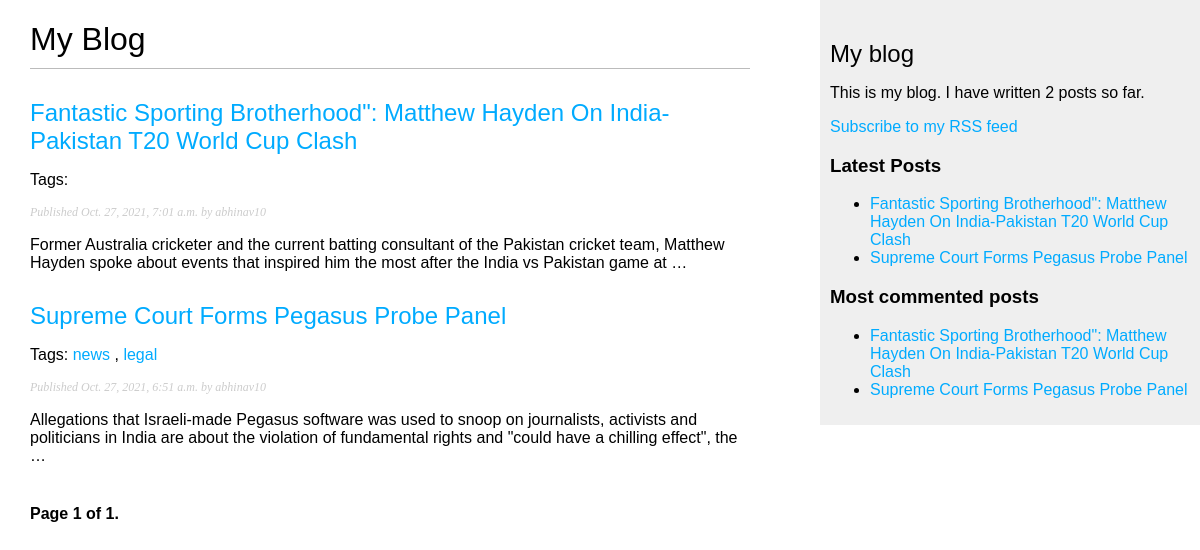
/, run on an earlier commit of the app's database.
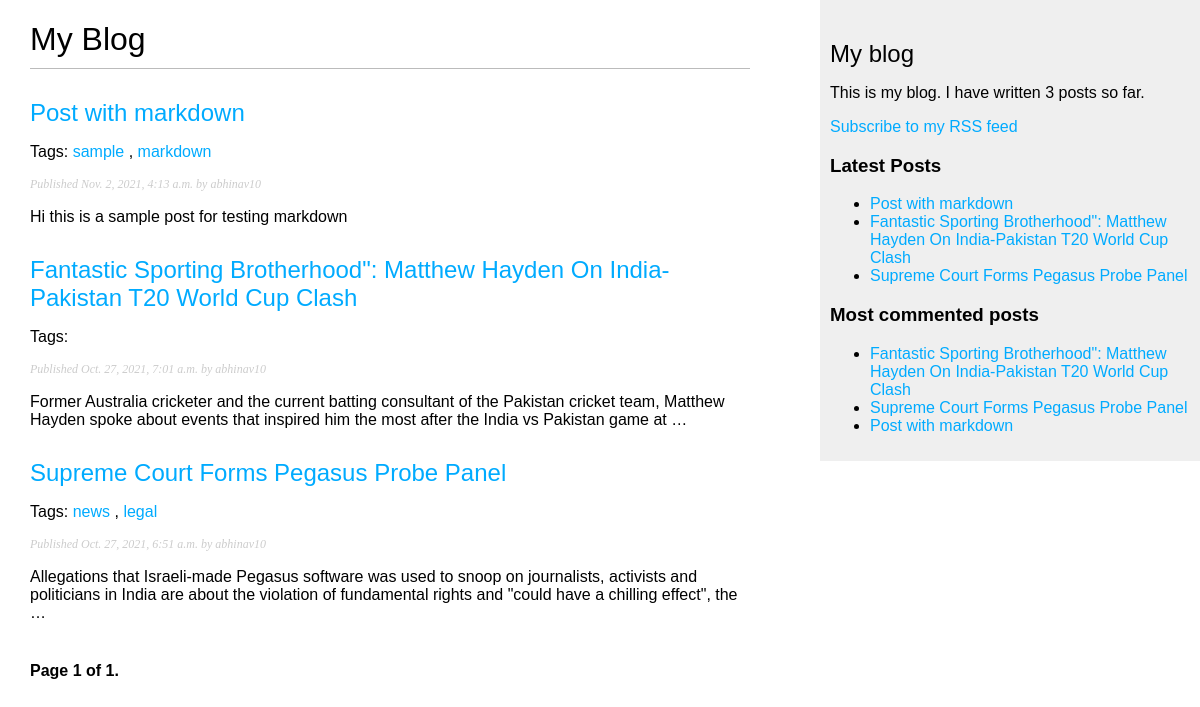
And on a later commit of the database.
### blog/models.py (models this page shows, shortened)
class Post(models.Model):
    objects = models.Manager()
    published = PublishedManager()
    STATUS_CHOICES = (
    ('draft', 'Draft'),
    ('published', 'Published'),
    )
    title = models.CharField(max_length=250)
    slug = models.SlugField(max_length=250,unique_for_date='publish')
    author = models.ForeignKey(User,on_delete=models.CASCADE,related_name='blog_posts')
    body = models.TextField()
    publish = models.DateTimeField(default=timezone.now)
    created = models.DateTimeField(auto_now_add=True)
    updated = models.DateTimeField(auto_now=True)
    status = models.CharField(max_length=10,choices=STATUS_CHOICES,default='draft')
    tags = TaggableManager()
    def get_absolute_url(self):
        return reverse('blog:post_detail',
                args=[self.publish.year,
                self.publish.month,
                self.publish.day, self.slug])
    class Meta:
        ordering = ('-publish',)

### blog/views.py (the view)
# urls.py: path('', views.post_list, name='post_list'),
def post_list(request,tag_slug=None):
    object_list = Post.published.all()
    tag = None
    if tag_slug:
        tag = get_object_or_404(Tag, slug=tag_slug)
        object_list = object_list.filter(tags__in=[tag])
    paginator = Paginator(object_list, 3) # 3 posts in each page
    page = request.GET.get('page')
    try:
       posts = paginator.page(page)
    except PageNotAnInteger:
        posts = paginator.page(1)
    except EmptyPage:
        posts = paginator.page(paginator.num_pages)
    return render(request,'blog/post/list.html',{'page': page,'posts': posts,'tag':tag})

### blog/models.py (called while the page is built)
    def get_queryset(self):
        return super(PublishedManager,
            self).get_queryset()\
                .filter(status='published')

### blog/templatetags/blog_tags.py (called while the page is built)
@register.simple_tag
def total_posts():
    return Post.published.count()

@register.inclusion_tag('blog/post/latest_posts.html')
def show_latest_posts(count=5):
    latest_posts = Post.published.order_by('-publish')[:count]
    return {'latest_posts': latest_posts}

@register.simple_tag
def get_most_commented_posts(count=5):
    return Post.published.annotate(total_comments=Count('comments')).order_by('-total_comments')[:count]

@register.filter(name='markdown')
def markdown_format(text):
    return mark_safe(markdown.markdown(text))

### blog/templates/blog/post/list.html (shortened to what this page needs)
{% extends "blog/base.html" %}
{% load blog_tags %}
    {% block content %}
        <h1>My Blog</h1>
        {%for post in posts %}
            <h2>
                <a href="{{ post.get_absolute_url }}">
                        {{ post.title }}
                </a>
            </h2>
            <p class="tags">
                Tags:
                {% for tag in post.tags.all %}
                    <a href="{% url "blog:post_list_by_tag" tag.slug %}">
                        {{ tag.name }}
                    </a>
                    {% if not forloop.last %},
                    {% endif %}
                {% endfor %}
            </p>
            <p class="date">
                Published {{ post.publish }} by {{ post.author }}
            </p>
            {{ post.body|markdown|truncatewords_html:30}}
        {% endfor %}
        {% include "pagination.html" with page=posts %}
    {% endblock %}

### blog/templates/blog/base.html (shortened to what this page needs)
{% load blog_tags %}
{% load static %}
<!DOCTYPE html>
<html>
    <head>
        <link href="{% static "css/blog.css" %}" rel="stylesheet">
    </head>
    <body>
        <div id="content">
            {% block content %}
            {% endblock %}
        </div>
        <div id="sidebar">
            <h2>My blog</h2>
            <p>This is my blog. I have written {%total_posts%} posts so far. </p>
            <p>
                <a href="{% url "blog:post_feed" %}">Subscribe to my RSS feed</a>
            </p>
            <h3>Latest Posts</h3>
            {% show_latest_posts %}
            <h3>Most commented posts</h3>
            {% get_most_commented_posts as most_commented_posts %}
            <ul>
                {% for post in most_commented_posts %}
                    <li>
                        <a href="{{ post.get_absolute_url }}">{{ post.title }}</a>
                    </li>
                {% endfor %}
            </ul>
        </div>
    </body>
</html>

### blog/templates/pagination.html (shortened to what this page needs)
<div class="pagination">
    <span class="step-links">
        <span class="current">
            Page {{ page.number }} of {{ page.paginator.num_pages }}.
        </span>
    </span>
</div>

### blog/templates/blog/post/latest_posts.html
<ul>
    {% for post in latest_posts %}
        <li>
            <a href="{{ post.get_absolute_url }}">{{ post.title }}</a>
        </li>
    {% endfor %}
</ul>

### blog/static/css/blog.css (style rules this page uses)
body { margin:0; padding:0; font-family:helvetica, sans-serif; }
a { color:#00abff; text-decoration:none; }
h1 { font-weight:normal; border-bottom:1px solid #bbb; padding:0 0 10px 0; }
h2 { font-weight:normal; margin:30px 0 0; }
#content { float:left; width:60%; padding:0 0 0 30px; }
#sidebar { float:right; width:30%; padding:10px; background:#efefef; height:100%; }
p.date { color:#ccc; font-family: georgia, serif; font-size: 12px; font-style: italic; }
.pagination { margin:40px 0; font-weight:bold; }

What changed in the data, as far as the page shows it:
added Post: title "Post with markdown", publish "Nov. 2, 2021, 4:13 a.m.", author "abhinav10", body "Hi this is a sample post for testing markdown"
added Tag: name "sample", shown under "Post with markdown"
added Tag: name "markdown", shown under "Post with markdown"
Also different on the page:
text no longer shown: "2"
text now shown: "3"
